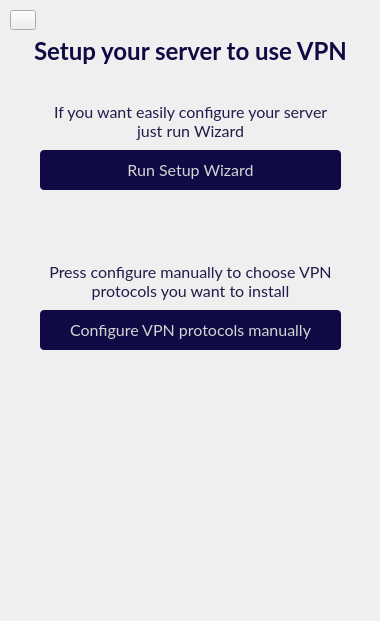
     <widget class="QWidget" name="page_new_server">
      <property name="styleSheet">
       <string notr="true">QLabel  {
font-family: Lato;
font-style: normal;
font-weight: normal;
font-size: 16px;
color: #211C4A;
}

QLineEdit {
padding-left: 10px;
border: 1px solid #A7A7A7;
}</string>
      </property>
      <widget class="QPushButton" name="pushButton_back_from_new_server">
       <property name="geometry">
        <rect>
         <x>10</x>
         <y>10</y>
         <width>26</width>
         <height>20</height>
        </rect>
       </property>
       <property name="cursor">
        <cursorShape>PointingHandCursor</cursorShape>
       </property>
       <property name="styleSheet">
        <string notr="true">QPushButton {
	image: url(:/images/arrow_right.png);
	image-position: left;
	text-align: left;
    /*font: 17pt &quot;Ancient&quot;;*/

	padding: 1px;
	image: url(:/images/arrow_left.png);
}
QPushButton:hover {
	padding: 0px;
}

</string>
       </property>
       <property name="text">
        <string/>
       </property>
      </widget>
      <widget class="QLabel" name="label_7">
       <property name="geometry">
        <rect>
         <x>110</x>
         <y>590</y>
         <width>150</width>
         <height>22</height>
        </rect>
       </property>
       <property name="styleSheet">
        <string notr="true">image: url(:/images/AmneziaVPN.png);</string>
       </property>
       <property name="text">
        <string/>
       </property>
      </widget>
      <widget class="QPushButton" name="pushButton_new_server_advanced">
       <property name="geometry">
        <rect>
         <x>40</x>
         <y>310</y>
         <width>301</width>
         <height>40</height>
        </rect>
       </property>
       <property name="cursor">
        <cursorShape>PointingHandCursor</cursorShape>
       </property>
       <property name="styleSheet">
        <string notr="true">QPushButton {
color:rgb(212, 212, 212);
border-radius: 4px;

font-family: Lato;
font-style: normal;
font-weight: normal;
font-size: 16px;
line-height: 21px;

background: #100A44;
border-radius: 4px;
}
QPushButton:hover {
background: #211966;
}</string>
       </property>
       <property name="text">
        <string>Configure VPN protocols manually</string>
       </property>
      </widget>
      <widget class="QLabel" name="label_45">
       <property name="geometry">
        <rect>
         <x>10</x>
         <y>35</y>
         <width>361</width>
         <height>31</height>
        </rect>
       </property>
       <property name="styleSheet">
        <string notr="true">QLabel {
font-family: Lato;
font-style: normal;
font-weight: bold;
font-size: 24px;
color: #100A44;
}
</string>
       </property>
       <property name="text">
        <string>Setup your server to use VPN</string>
       </property>
       <property name="alignment">
        <set>Qt::AlignCenter</set>
       </property>
       <property name="wordWrap">
        <bool>true</bool>
       </property>
      </widget>
      <widget class="QPushButton" name="pushButton_new_server_wizard">
       <property name="geometry">
        <rect>
         <x>40</x>
         <y>150</y>
         <width>301</width>
         <height>40</height>
        </rect>
       </property>
       <property name="cursor">
        <cursorShape>PointingHandCursor</cursorShape>
       </property>
       <property name="styleSheet">
        <string notr="true">QPushButton {
color:rgb(212, 212, 212);
border-radius: 4px;

font-family: Lato;
font-style: normal;
font-weight: normal;
font-size: 16px;
line-height: 21px;

background: #100A44;
border-radius: 4px;
}
QPushButton:hover {
background: #211966;
}</string>
       </property>
       <property name="text">
        <string>Run Setup Wizard</string>
       </property>
      </widget>
      <widget class="QLabel" name="label_48">
       <property name="geometry">
        <rect>
         <x>40</x>
         <y>100</y>
         <width>301</width>
         <height>41</height>
        </rect>
       </property>
       <property name="styleSheet">
        <string notr="true"/>
       </property>
       <property name="text">
        <string>If you want easily configure your server just run Wizard</string>
       </property>
       <property name="alignment">
        <set>Qt::AlignBottom|Qt::AlignHCenter</set>
       </property>
       <property name="wordWrap">
        <bool>true</bool>
       </property>
      </widget>
      <widget class="QLabel" name="label_49">
       <property name="geometry">
        <rect>
         <x>40</x>
         <y>260</y>
         <width>301</width>
         <height>41</height>
        </rect>
       </property>
       <property name="styleSheet">
        <string notr="true"/>
       </property>
       <property name="text">
        <string>Press configure manually to choose VPN protocols you want to install</string>
       </property>
       <property name="alignment">
        <set>Qt::AlignBottom|Qt::AlignHCenter</set>
       </property>
       <property name="wordWrap">
        <bool>true</bool>
       </property>
      </widget>
     </widget>
